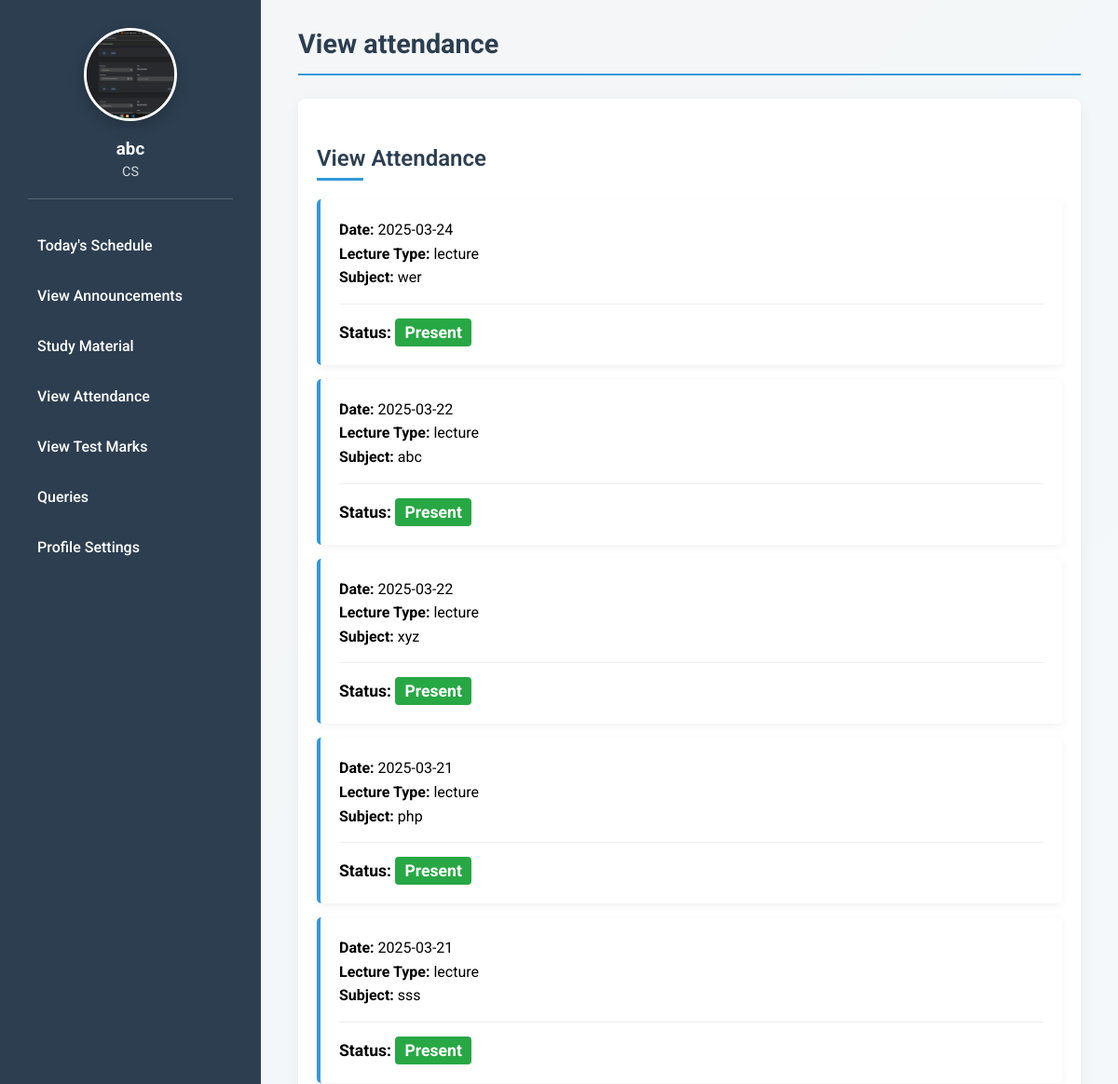
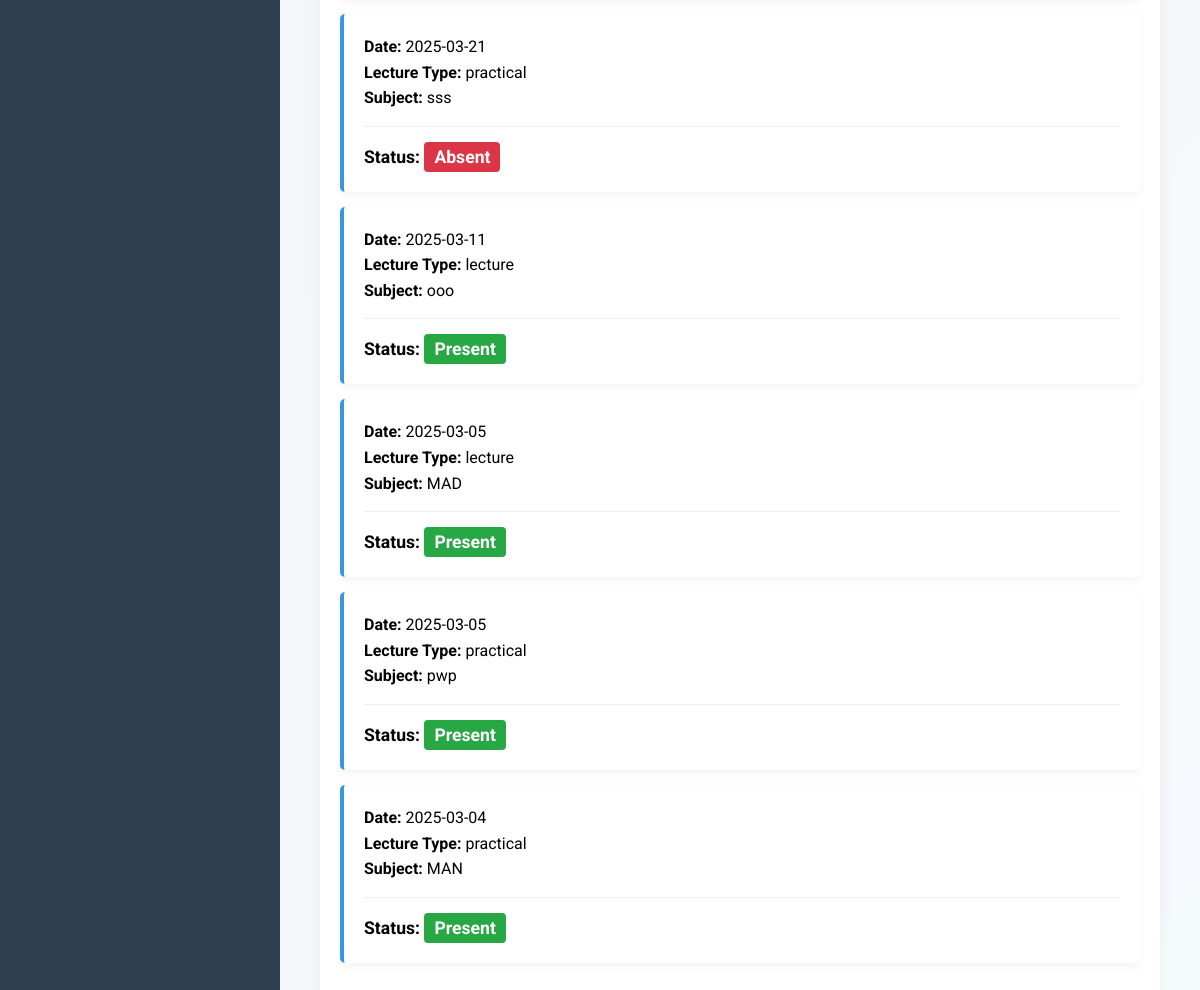
Screenshot of /student_dashboard.php?feature=view_attendance (signed in) with the database file from the repository (2 pictures, top to bottom).
### tables this page shows
CREATE TABLE `attendance` (
  `id` int(11) NOT NULL,
  `student_id` int(11) DEFAULT NULL,
  `course_id` int(11) DEFAULT NULL,
  `date` date DEFAULT NULL,
  `lecture_type` enum('lecture','practical') DEFAULT NULL,
  `subject` varchar(255) DEFAULT NULL,
  `status` tinyint(1) DEFAULT NULL
);

### features/view_attendance.php (the view, shortened to what this page needs)
<?php
$servername = "localhost:3308";
$username = "root";
$password = "";
$dbname = "college_web_app";
$conn = new mysqli($servername, $username, $password, $dbname);
$user_id = $_SESSION['user']['id'];
$role = $_SESSION['user']['role'];
if ($role === 'students') {
    $sql = "SELECT a.date, a.lecture_type, a.subject, a.status,
            CASE WHEN a.status = 1 THEN 100 ELSE 0 END as attendance_percentage,
            a.subject as course_name
            FROM attendance a
            WHERE a.student_id = $user_id
            ORDER BY a.date DESC";
    $result = $conn->query($sql);
    ?>
    <div class="attendance-container">
        <h2 class="section-title">View Attendance</h2>
        <?php if ($result->num_rows > 0): ?>
            <ul class="attendance-list">
                <?php while ($row = $result->fetch_assoc()):
                    $status = $row['status'] == 1 ? 'Present' : 'Absent';
                    $percentageClass = $row['status'] == 1 ? 'percentage-high' : 'percentage-low';
                ?>
                    <li>
                        <div class="attendance-details">
                            <strong>Date:</strong> <?php echo htmlspecialchars($row['date']); ?><br>
                            <strong>Lecture Type:</strong> <?php echo htmlspecialchars($row['lecture_type']); ?><br>
                            <strong>Subject:</strong> <?php echo htmlspecialchars($row['subject']); ?>
                        </div>
                        <div class="attendance-percentage">
                            <strong>Status:</strong>
                            <span class="value <?php echo $percentageClass; ?>"><?php echo $status; ?></span>
                        </div>
                    </li>
                <?php endwhile; ?>
            </ul>
        <?php else: ?>
            <div class="empty-state">
                <p>No attendance records available.</p>
            </div>
        <?php endif; ?>
    </div>
<?php
} else {
    echo "<div class='alert error'>You do not have permission to view this page.</div>";
    $conn->close();
    exit();
}
?>

### student_dashboard.php (style rules this page uses)
:root { --primary-color: #2c3e50; --secondary-color: #e74c3c; --accent-color: #3498db; --text-color: #333; --bg-color: #f5f6fa; }
* { margin: 0; padding: 0; box-sizing: border-box; }
body { font-family: 'Roboto', sans-serif; background: linear-gradient(135deg, #2c3e50 0%, #3498db 100%); min-height: 100vh; }

### features/view_attendance.php (style rules this page uses)
.attendance-container { background-color: white; border-radius: 8px; padding: 20px; margin-bottom: 30px; box-shadow: 0 5px 15px rgba(0, 0, 0, 0.05); }
.attendance-list { list-style-type: none; padding: 0; }
.attendance-list li { background-color: white; border-left: 4px solid var(--accent-color); border-radius: 5px; padding: 20px; margin-bottom: 15px; box-shadow: 0 3px 10px rgba(0, 0, 0, 0.05); position: relative; }
.attendance-details { margin-bottom: 10px; line-height: 1.6; }
.attendance-percentage { margin-top: 15px; padding-top: 15px; border-top: 1px solid #eee; font-size: 1.1rem; }
.attendance-percentage .value { display: inline-block; padding: 5px 10px; border-radius: 4px; font-weight: bold; color: white; }
.percentage-high { background-color: #28a745; }
.percentage-low { background-color: #dc3545; }
.section-title { color: var(--primary-color); margin: 30px 0 20px; font-weight: 600; position: relative; padding-bottom: 10px; }
.section-title::after { content: ''; position: absolute; bottom: 0; left: 0; width: 50px; height: 3px; background-color: var(--accent-color); }

### rows the page displays
attendance: date "2025-03-24", lecture_type "lecture", subject "wer", status "Present"
attendance: date "2025-03-22", lecture_type "lecture", subject "abc", status "Present"
attendance: date "2025-03-22", lecture_type "lecture", subject "xyz", status "Present"
attendance: date "2025-03-21", lecture_type "lecture", subject "php", status "Present"
attendance: date "2025-03-21", lecture_type "lecture", subject "sss", status "Present"
attendance: date "2025-03-21", lecture_type "practical", subject "sss", status "Absent"
attendance: date "2025-03-11", lecture_type "lecture", subject "ooo", status "Present"
attendance: date "2025-03-05", lecture_type "lecture", subject "MAD", status "Present"
attendance: date "2025-03-05", lecture_type "practical", subject "pwp", status "Present"
attendance: date "2025-03-04", lecture_type "practical", subject "MAN", status "Present"

### other values shown
$user['name'] "abc"
$user['dept'] "CS"
$title "View attendance"
